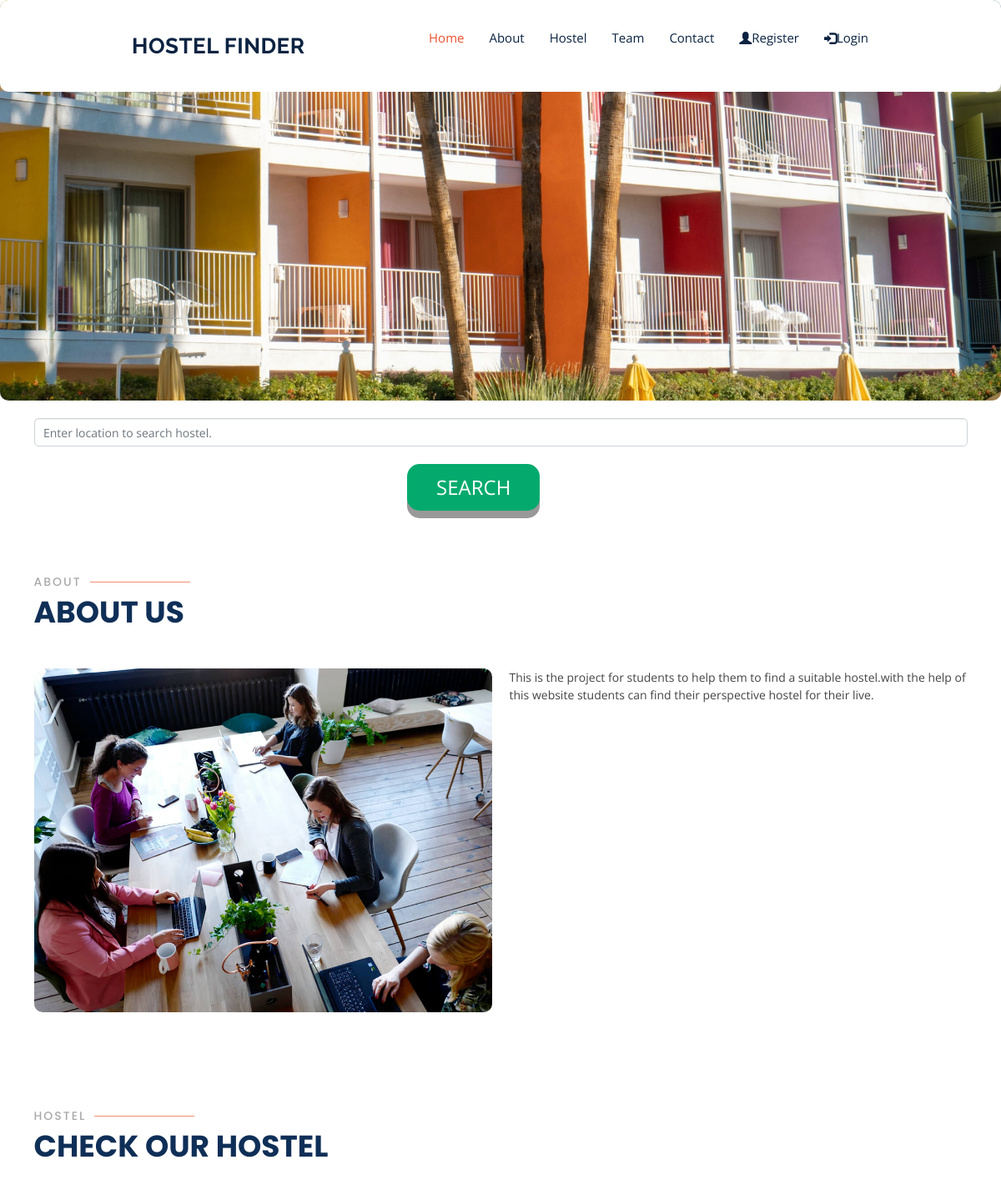
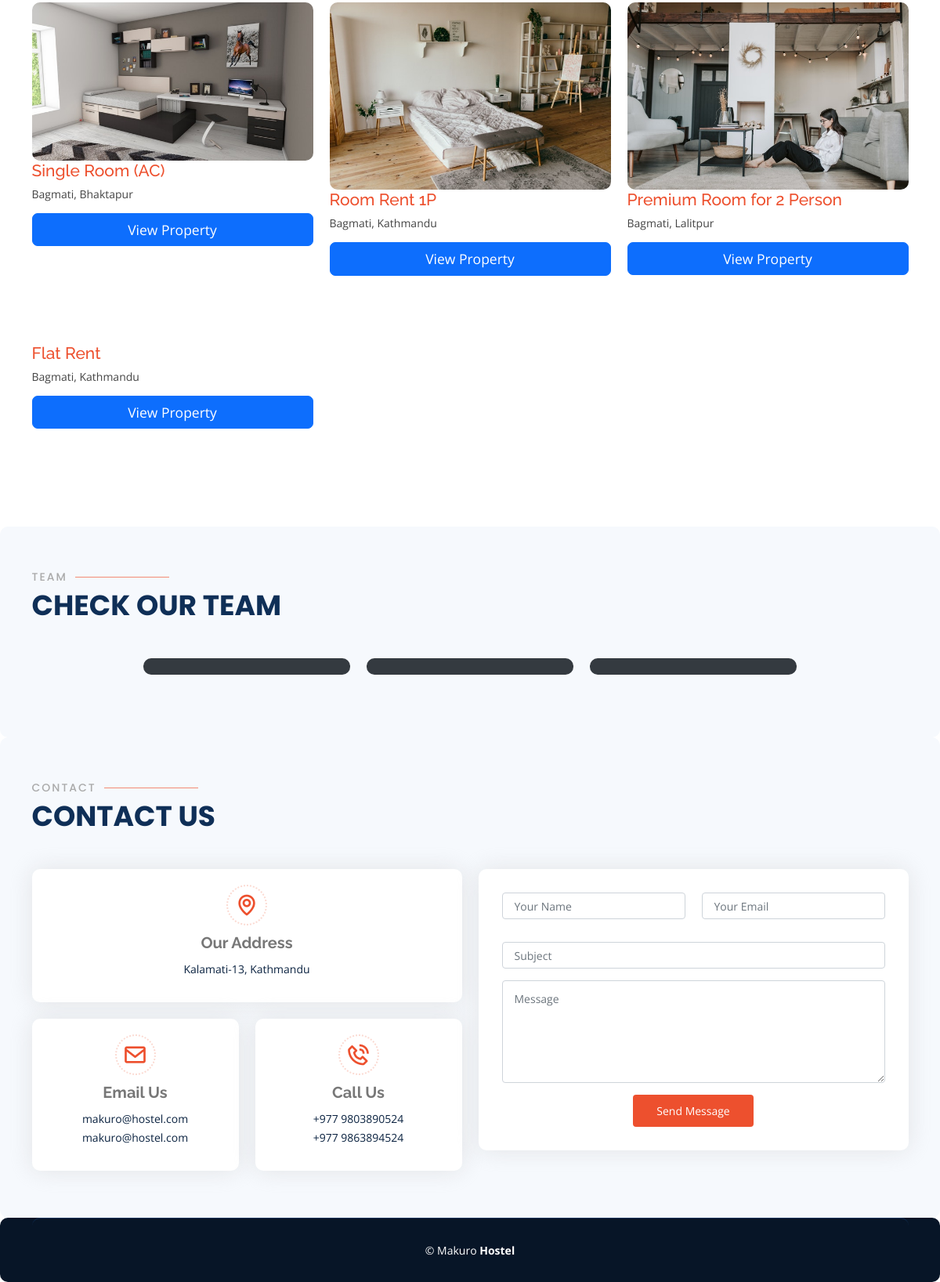
The page / on the database its author committed (2 pictures, top to bottom).
### tables this page shows
CREATE TABLE `add_property` (
  `property_id` int(10) NOT NULL,
  `province` varchar(50) NOT NULL,
  `zone` varchar(50) NOT NULL,
  `district` varchar(50) NOT NULL,
  `city` varchar(15) NOT NULL,
  `contact_no` bigint(10) NOT NULL,
  `property_type` varchar(50) NOT NULL,
  `estimated_price` bigint(10) NOT NULL,
  `bathroom` varchar(10) NOT NULL,
  `description` varchar(2000) NOT NULL,
  `latitude` decimal(9,6) NOT NULL,
  `longitude` decimal(9,6) NOT NULL,
  `owner_id` int(10) NOT NULL,
  `booked` varchar(10) NOT NULL DEFAULT 'No'
);

CREATE TABLE `property_photo` (
  `property_photo_id` int(12) NOT NULL,
  `p_photo` varchar(500) NOT NULL,
  `property_id` int(11) NOT NULL
);

### index.php (the view, shortened to what this page needs)
<?php
include("navbar.php");
include("config/config.php");
 ?>
<div class="bg"></div><br>
<div class="container active-cyan-4 mb-4 inline">
	<form method="POST" action="search-property.php">
  <input class="form-control" type="text" placeholder="Enter location to search hostel." name="search_property" aria-label="Search"> <br>
  <button class="button" type="submit">SEARCH</button>
  </form>
</div>
<main id="main">
    <section id="about" class="about">
      <div class="container" data-aos="fade-up">
        <div class="section-title">
          <h2>About</h2>
          <p>About Us</p>
        </div>
        <div class="row content">
          <div class="col-lg-6">
              <img src="assets/img/about.jpg" width="100%">
          </div>
          <div class="col-lg-6 pt-4 pt-lg-0">
            <p>
              This is the project for students to help them to find a suitable hostel.with the help of this website students can find their perspective hostel for their live.
            </p>
          </div>
        </div>
      </div>
    </section>
    <section id="Hostel" class="Hostel">
      <div class="container" data-aos="fade-up">
        <div class="section-title">
          <h2>Hostel</h2>
          <p>Check our Hostel</p>
        </div>
        <div class="row Hostel-container" data-aos="fade-up" data-aos-delay="200">
 <?php
$sql="SELECT * FROM add_property";
    $query=mysqli_query($db,$sql);
    if(mysqli_num_rows($query)>0)
    {
      while ($rows=mysqli_fetch_assoc($query)) {
        $property_id=$rows['property_id'];
?>
          <div class="col-lg-4 col-md-6 Hostel-item ">
<?php
    $sql2="SELECT * FROM property_photo where property_id='$property_id'";
    $query2=mysqli_query($db,$sql2);
    if(mysqli_num_rows($query2)>0)
    {
      $row=mysqli_fetch_assoc($query2);
        $photo=$row['p_photo'];
         }?>
          <img src="owner/<?php echo $photo?>" class="img-fluid" alt="">
            <div class="Hostel-info-new">
              <h4><a href="Hostel-details.html"><?php echo $rows['property_type']; ?></a></h4>
              <p><?php echo $rows['province'].', '.$rows['district'] ?></p>
              <p><?php echo '<a href="view-property.php?property_id='.$rows['property_id'].'"  class="btn btn-lg btn-primary btn-block" >View Property </a><br>'; ?></p><br>
            </div>
          </div>
<?php
}
    }
    ?>
        </div>
      </div>
    </section>
    <section id="team" class="team section-bg">
      <div class="container" data-aos="fade-up">
        <div class="section-title">
          <h2>Team</h2>
          <p>Check our Team</p>
        </div>
        <div class="row" style="justify-content:center;">
          <div class="col-xl-3 col-lg-4 col-md-6" data-wow-delay="0.1s">
            <div class="member" data-aos="zoom-in" data-aos-delay="200">
            </div>
          </div>
          <div class="col-xl-3 col-lg-4 col-md-6" data-wow-delay="0.2s">
            <div class="member" data-aos="zoom-in" data-aos-delay="300">
            </div>
          </div>
          <div class="col-xl-3 col-lg-4 col-md-6" data-wow-delay="0.3s">
            <div class="member" data-aos="zoom-in" data-aos-delay="400">
            </div>
          </div>
        </div>
      </div>
    </section>
    <section id="contact" class="contact section-bg">
      <div class="container" data-aos="fade-up">
        <div class="section-title">
          <h2>Contact</h2>
          <p>Contact Us</p>
        </div>
        <div class="row">
          <div class="col-lg-6">
            <div class="row">
              <div class="col-md-12">
                <div class="info-box">
                  <i class="bx bx-map"></i>
                  <h3>Our Address</h3>
                  <p>Kalamati-13, Kathmandu</p>
                </div>
              </div>
              <div class="col-md-6">
                <div class="info-box mt-4">
                  <i class="bx bx-envelope"></i>
                  <h3>Email Us</h3>
                  <p>makuro@hostel.com<br>makuro@hostel.com</p>
                </div>
              </div>
              <div class="col-md-6">
                <div class="info-box mt-4">
                  <i class="bx bx-phone-call"></i>
                  <h3>Call Us</h3>
                  <p>+977 9803890524<br> +977 9863894524</p>
                </div>
              </div>
            </div>
          </div>
          <div class="col-lg-6">
            <form action="forms/contact.php" method="post" role="form" class="php-email-form">
              <div class="row">
                <div class="col-md-6 form-group">
                  <input type="text" name="name" class="form-control" id="name" placeholder="Your Name" required>
                </div>
                <div class="col-md-6 form-group mt-3 mt-md-0">
                  <input type="email" class="form-control" name="email" id="email" placeholder="Your Email" required>
                </div>
              </div>
              <div class="form-group mt-3">
                <input type="text" class="form-control" name="subject" id="subject" placeholder="Subject" required>
              </div>
              <div class="form-group mt-3">
                <textarea class="form-control" name="message" rows="5" placeholder="Message" required></textarea>
              </div>
              <div class="text-center"><button type="submit">Send Message</button></div>
            </form>
          </div>
        </div>
      </div>
    </section>
  </main>
  <footer id="footer">
    <div class="container">
      <div class="copyright">
        &copy; Makuro <strong><span>Hostel</span></strong>
      </div>
    </div>
  </footer>
</body>
</html>

### navbar.php (shortened to what this page needs)
<!DOCTYPE html>
<html lang="en">
<head>
  <link rel="stylesheet" href="https://maxcdn.bootstrapcdn.com/bootstrap/3.4.1/css/bootstrap.min.css">
  <link href="assets/vendor/animate.css/animate.min.css" rel="stylesheet">
  <link href="assets/vendor/aos/aos.css" rel="stylesheet">
  <link href="assets/vendor/bootstrap/css/bootstrap.min.css" rel="stylesheet">
  <link href="assets/vendor/bootstrap-icons/bootstrap-icons.css" rel="stylesheet">
  <link href="assets/vendor/boxicons/css/boxicons.min.css" rel="stylesheet">
  <link href="assets/vendor/glightbox/css/glightbox.min.css" rel="stylesheet">
  <link href="assets/vendor/remixicon/remixicon.css" rel="stylesheet">
  <link href="assets/vendor/swiper/swiper-bundle.min.css" rel="stylesheet">
  <link href="assets/css/style.css" rel="stylesheet">
</head>
<body>
  <header id="header" class="fixed-top">
    <div class="container d-flex align-items-center justify-content-between">
      <h1 class="logo"><a href="index.html">Hostel Finder</a></h1>
      <nav id="navbar" class="navbar">
        <ul>
          <li><a class="nav-link scrollto active" href="index.php">Home</a></li>
          <li><a class="nav-link scrollto" href="#about">About</a></li>
          <li><a class="nav-link scrollto " href="#Hostel">Hostel</a></li>
          <li><a class="nav-link scrollto" href="#team">Team</a></li>
          <li><a class="nav-link scrollto" href="#contact">Contact</a></li>
      <?php
if(isset($_SESSION["email"]) && !empty($_SESSION['email'])){
?>
<li class="dropdown">
        <a class="dropdown-toggle" data-toggle="dropdown" href="#"><span class="glyphicon glyphicon-user"></span> My Profile
        <span class="caret"></span></a>
        <ul class="dropdown-menu">
          <li><a href="profile.php">Profile</a></li>
          <li><a href="booked-property.php">Booked Hostel</a></li>
          <li><a href="logout.php">Logout</a></li>
        </ul>
      </li>
<?php
}
else {?>
      <li><a href="how-to-register.php"><span class="glyphicon glyphicon-user"></span> Register</a></li>
      <li><a href="how-to-login.php"><span class="glyphicon glyphicon-log-in"></span> Login</a></li>
    <?php } ?>
    </ul>
      </nav>
    </div>
  </header>

### assets/css/style.css (style rules this page uses)
* { border-radius: 10px; }
body { font-family: "Open Sans", sans-serif; color: #444444; }
a { color: #ed502e; text-decoration: none; }
h1, h2, h3, h4, h5, h6 { font-family: "Raleway", sans-serif; }
#header { background: #fff; transition: all 0.5s; z-index: 997; padding: 20px 0; }
#header .logo { font-size: 26px; margin: 0; padding: 0; line-height: 1; font-weight: 700; letter-spacing: 0.5px; text-transform: uppercase; }
#header .logo a { color: #0b2341; }
.navbar { padding: 0; }
.navbar ul { margin: 0; padding: 0; display: flex; list-style: none; align-items: center; }
.navbar li { position: relative; }
.navbar a, .navbar a:focus { display: flex; align-items: center; justify-content: space-between; padding: 10px 0 10px 30px; font-size: 15px; color: #0b2341; white-space: nowrap; transition: 0.3s; }
.navbar a:hover, .navbar .active, .navbar .active:focus, .navbar li:hover>a { color: #ed502e; }
section { padding: 60px 0; }
.section-bg { background-color: #f6f9fd; }
.section-title { padding-bottom: 40px; }
.section-title h2 { font-size: 14px; font-weight: 500; padding: 0; line-height: 1px; margin: 0 0 5px 0; letter-spacing: 2px; text-transform: uppercase; color: #aaaaaa; font-family: "Poppins", sans-serif; }
.section-title h2::after { content: ""; width: 120px; height: 1px; display: inline-block; background: #f38b74; margin: 4px 10px; }
.section-title p { margin: 0; margin: 0; font-size: 36px; font-weight: 700; text-transform: uppercase; font-family: "Poppins", sans-serif; color: #0f2f57; }
.about .content p:last-child { margin-bottom: 0; }
.Hostel .Hostel-item { margin-bottom: 30px; }
.team .member { text-align: center; margin-bottom: 20px; background: #343a40; position: relative; overflow: hidden; }
.contact .info-box { color: #0b2341; text-align: center; box-shadow: 0 0 30px rgba(214, 215, 216, 0.6); padding: 20px 0 30px 0; background: #fff; }
.contact .info-box i { font-size: 32px; color: #ed502e; border-radius: 50%; padding: 8px; border: 2px dotted #fbdad2; }
.contact .info-box h3 { font-size: 20px; color: #777777; font-weight: 700; margin: 10px 0; }
.contact .info-box p { padding: 0; line-height: 24px; font-size: 14px; margin-bottom: 0; }
.contact .php-email-form { box-shadow: 0 0 30px rgba(214, 215, 216, 0.6); padding: 30px; background: #fff; }
.contact .php-email-form input, .contact .php-email-form textarea { border-radius: 0; box-shadow: none; font-size: 14px; border-radius: 4px; }
.contact .php-email-form input { padding: 10px 15px; }
.contact .php-email-form textarea { padding: 12px 15px; }
.contact .php-email-form button[type=submit] { background: #ed502e; border: 0; padding: 10px 30px; border-radius: 4px; color: #fff; transition: 0.4s; }
#footer { background: #071527; padding: 0 0 30px 0; color: #fff; font-size: 14px; }
#footer .copyright { border-top: 1px solid #0f2f57; text-align: center; padding-top: 30px; }

### index.php (style rules this page uses)
body, html { height: 100%; margin: 0; font-size: 14px; }
.bg { background-image: url("images/carousel2.jpg"); height: 60%; background-position: bottom; background-repeat: no-repeat; background-size: cover; }
.button { padding: 10px 35px; font-size: 24px; text-align: center; cursor: pointer; outline: none; color: #fff; background-color: #04AA6D; border: none; border-radius: 15px; box-shadow: 0 9px #999; margin-left: 40%; }

### rows shown on the page
add_property: property_photo.p_photo (picture), property_type "Single Room (AC)", province "Bagmati", district "Bhaktapur"
add_property: property_photo.p_photo (picture), property_type "Room Rent 1P", province "Bagmati", district "Kathmandu"
add_property: property_photo.p_photo (picture), property_type "Premium Room for 2 Person", province "Bagmati", district "Lalitpur"
add_property: property_type "Flat Rent", province "Bagmati", district "Kathmandu"
